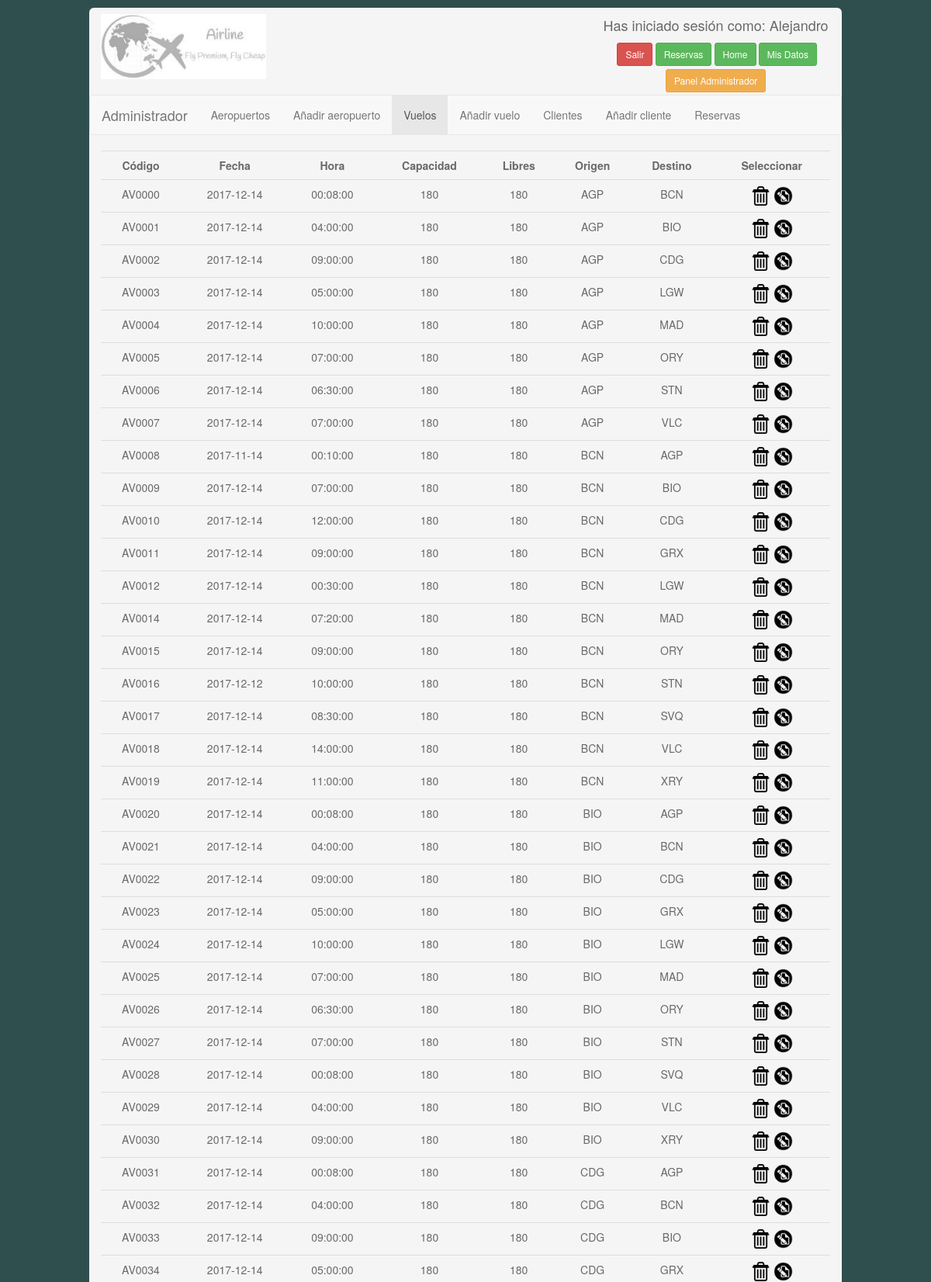
Page /PHP/admin/homeadministrador.php (signed in, upper part) on the committed database.
### tables this page shows
CREATE TABLE `vuelo` (
  `codvuelo` varchar(6) NOT NULL,
  `fecha` date NOT NULL,
  `hora` time NOT NULL,
  `capacidad` int(3) NOT NULL DEFAULT '180',
  `libres` int(3) NOT NULL DEFAULT '180',
  `codaerori` varchar(3) NOT NULL,
  `codaerdes` varchar(3) NOT NULL
);

### PHP/admin/homeadministrador.php (the view, shortened to what this page needs)
<!DOCTYPE html>
<html lang="Spanish">
<head>
    <link rel="stylesheet" href="../styles/estilos.css">
    <link rel="stylesheet" href="../styles/css/bootstrap.css">
</head>
<body>
    <div class="container-fluid" id="colorfondo">
        <div class="row">
            <div class="col-md-10">
                <div class="container-fluid recuadro margin1">
                    <div class="row">
                        <?php
         include('../config/conection.php');
         include('../config/head.php');
         ?>
                    </div>
                    <div class="row">
                        <nav class="navbar navbar-default">
                            <div class="navbar-header"> <a class="navbar-brand">Administrador</a> </div>
                            <ul class="nav navbar-nav">
                                <li><a href="/admin/datosaeropuertos.php">Aeropuertos</a></li>
                                <li><a href="/admin/addaeropuerto.php">Añadir aeropuerto</a></li>
                                <li class="active"><a href="/admin/homeadministrador.php">Vuelos</a></li>
                                <li><a href="/admin/addvuelo.php">Añadir vuelo</a></li>
                                <li><a href="/admin/datosclientes.php">Clientes</a></li>
                                <li><a href="/admin/addcliente.php">Añadir cliente</a></li>
                                <li><a href="/admin/datosreservas.php">Reservas</a></li>
                            </ul>
                        </nav>
                    </div>
                    <div class="row">
                        <form method="get" action="/homeadministrador.php">
                            <div class="col-md-12">
                                <div class="table-responsive">
                                    <table class="table table-hover table-responsive centertext">
                                        <tr>
                                            <td><strong>Código</strong></td>
                                            <td><strong>Fecha</strong></td>
                                            <td><strong>Hora</strong></td>
                                            <td><strong>Capacidad</strong></td>
                                            <td><strong>Libres</strong></td>
                                            <td><strong>Origen</strong></td>
                                            <td><strong>Destino</strong></td>
                                            <td><strong>Seleccionar</strong></td>
                                        </tr>
                                        <?php
                $consultavuelos="SELECT * FROM vuelo order by(codvuelo)";
                $result=$connection->query($consultavuelos);
                    while($obj = $result->fetch_object()) {
                    echo"<tr>";
                        echo"<td>$obj->codvuelo</td>";
                        echo"<td>$obj->fecha</td>";
                        echo"<td>$obj->hora</td>";
                        echo"<td>$obj->capacidad</td>";
                        echo"<td>$obj->libres</td>";
                        echo"<td>$obj->codaerori</td>";
                        echo"<td>$obj->codaerdes</td>";
                        echo"<td><a href='/admin/eliminarvuelo.php?cod=".$obj->codvuelo."'><img src='../img/eliminar.png'   WIDTH='25'></a>
                        <a href='/admin/datosmodificar.php?cod=".$obj->codvuelo."'><img src='../img/modificar.png' WIDTH='25'></a></td>";
                    echo"</tr>";
                    };
                ?>
                                </div>
                            </div>
                    </div>
                </div>
            </div>
        </div>
    </div>
</body>
</html>

### PHP/styles/estilos.css (style rules this page uses)
.centertext { text-align:center; }
.margin1 { margin:1%; }
.recuadro { background-color:whitesmoke; border-radius: 6px; color: dimgrey; }
#colorfondo { background-color: darkslategray; height: 100%; }

### rows in the picture
vuelo: codvuelo "AV0000", fecha "2017-12-14", hora "00:08:00", capacidad "180", libres "180", codaerori "AGP", codaerdes "BCN"
vuelo: codvuelo "AV0001", fecha "2017-12-14", hora "04:00:00", capacidad "180", libres "180", codaerori "AGP", codaerdes "BIO"
vuelo: codvuelo "AV0002", fecha "2017-12-14", hora "09:00:00", capacidad "180", libres "180", codaerori "AGP", codaerdes "CDG"
vuelo: codvuelo "AV0003", fecha "2017-12-14", hora "05:00:00", capacidad "180", libres "180", codaerori "AGP", codaerdes "LGW"
vuelo: codvuelo "AV0004", fecha "2017-12-14", hora "10:00:00", capacidad "180", libres "180", codaerori "AGP", codaerdes "MAD"
vuelo: codvuelo "AV0005", fecha "2017-12-14", hora "07:00:00", capacidad "180", libres "180", codaerori "AGP", codaerdes "ORY"
vuelo: codvuelo "AV0006", fecha "2017-12-14", hora "06:30:00", capacidad "180", libres "180", codaerori "AGP", codaerdes "STN"
vuelo: codvuelo "AV0007", fecha "2017-12-14", hora "07:00:00", capacidad "180", libres "180", codaerori "AGP", codaerdes "VLC"
vuelo: codvuelo "AV0008", fecha "2017-11-14", hora "00:10:00", capacidad "180", libres "180", codaerori "BCN", codaerdes "AGP"
vuelo: codvuelo "AV0009", fecha "2017-12-14", hora "07:00:00", capacidad "180", libres "180", codaerori "BCN", codaerdes "BIO"
vuelo: codvuelo "AV0010", fecha "2017-12-14", hora "12:00:00", capacidad "180", libres "180", codaerori "BCN", codaerdes "CDG"
vuelo: codvuelo "AV0011", fecha "2017-12-14", hora "09:00:00", capacidad "180", libres "180", codaerori "BCN", codaerdes "GRX"
vuelo: codvuelo "AV0012", fecha "2017-12-14", hora "00:30:00", capacidad "180", libres "180", codaerori "BCN", codaerdes "LGW"
vuelo: codvuelo "AV0014", fecha "2017-12-14", hora "07:20:00", capacidad "180", libres "180", codaerori "BCN", codaerdes "MAD"
vuelo: codvuelo "AV0015", fecha "2017-12-14", hora "09:00:00", capacidad "180", libres "180", codaerori "BCN", codaerdes "ORY"
vuelo: codvuelo "AV0016", fecha "2017-12-12", hora "10:00:00", capacidad "180", libres "180", codaerori "BCN", codaerdes "STN"
vuelo: codvuelo "AV0017", fecha "2017-12-14", hora "08:30:00", capacidad "180", libres "180", codaerori "BCN", codaerdes "SVQ"
vuelo: codvuelo "AV0018", fecha "2017-12-14", hora "14:00:00", capacidad "180", libres "180", codaerori "BCN", codaerdes "VLC"
vuelo: codvuelo "AV0019", fecha "2017-12-14", hora "11:00:00", capacidad "180", libres "180", codaerori "BCN", codaerdes "XRY"
vuelo: codvuelo "AV0020", fecha "2017-12-14", hora "00:08:00", capacidad "180", libres "180", codaerori "BIO", codaerdes "AGP"
vuelo: codvuelo "AV0021", fecha "2017-12-14", hora "04:00:00", capacidad "180", libres "180", codaerori "BIO", codaerdes "BCN"
vuelo: codvuelo "AV0022", fecha "2017-12-14", hora "09:00:00", capacidad "180", libres "180", codaerori "BIO", codaerdes "CDG"
vuelo: codvuelo "AV0023", fecha "2017-12-14", hora "05:00:00", capacidad "180", libres "180", codaerori "BIO", codaerdes "GRX"
vuelo: codvuelo "AV0024", fecha "2017-12-14", hora "10:00:00", capacidad "180", libres "180", codaerori "BIO", codaerdes "LGW"
vuelo: codvuelo "AV0025", fecha "2017-12-14", hora "07:00:00", capacidad "180", libres "180", codaerori "BIO", codaerdes "MAD"
vuelo: codvuelo "AV0026", fecha "2017-12-14", hora "06:30:00", capacidad "180", libres "180", codaerori "BIO", codaerdes "ORY"
vuelo: codvuelo "AV0027", fecha "2017-12-14", hora "07:00:00", capacidad "180", libres "180", codaerori "BIO", codaerdes "STN"
vuelo: codvuelo "AV0028", fecha "2017-12-14", hora "00:08:00", capacidad "180", libres "180", codaerori "BIO", codaerdes "SVQ"
vuelo: codvuelo "AV0029", fecha "2017-12-14", hora "04:00:00", capacidad "180", libres "180", codaerori "BIO", codaerdes "VLC"
vuelo: codvuelo "AV0030", fecha "2017-12-14", hora "09:00:00", capacidad "180", libres "180", codaerori "BIO", codaerdes "XRY"
vuelo: codvuelo "AV0031", fecha "2017-12-14", hora "00:08:00", capacidad "180", libres "180", codaerori "CDG", codaerdes "AGP"
vuelo: codvuelo "AV0032", fecha "2017-12-14", hora "04:00:00", capacidad "180", libres "180", codaerori "CDG", codaerdes "BCN"
vuelo: codvuelo "AV0033", fecha "2017-12-14", hora "09:00:00", capacidad "180", libres "180", codaerori "CDG", codaerdes "BIO"
vuelo: codvuelo "AV0034", fecha "2017-12-14", hora "05:00:00", capacidad "180", libres "180", codaerori "CDG", codaerdes "GRX"

### other values in the picture
$_SESSION['nombre'] "Alejandro"
